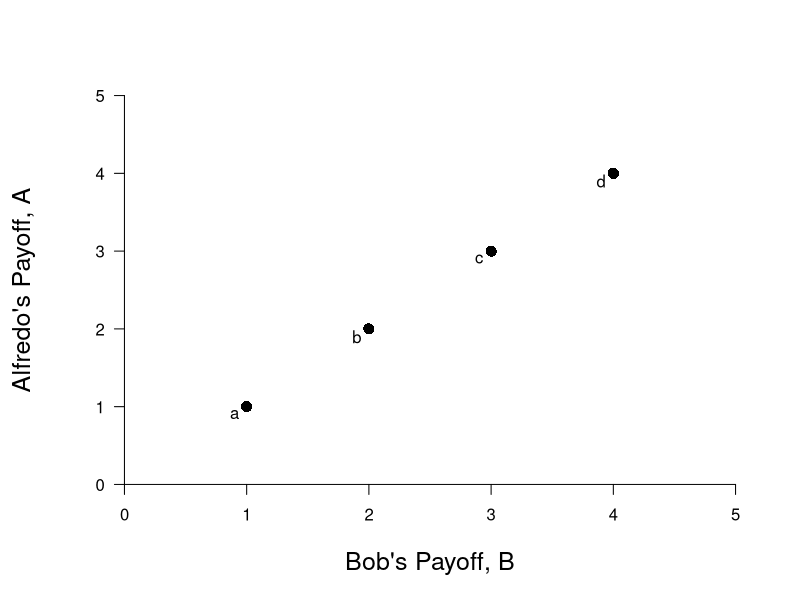

This chart was generated by the following R code:
require(ggplot2)
require(shape)
pdf(file = "society_fig4.pdf", width = 9, height = 7)

#Set parameters for graphics
axislabelsize <- 1.5
par(mar =  c(5, 5, 4, 2))
xlims <- c(0, 5)
ylims <- c(0, 5)

#Plot command 
plot(0, 0, xlim = xlims, ylim = ylims, type = "n",
     xlab = expression(paste("Bob's Payoff, ", B)),
     ylab = expression(paste("Alfredo's Payoff, ", A)),
     xaxt = "n", yaxt = "n", cex.lab = axislabelsize, bty = "n")


#Customize ticks and labels for the plot
ticksy <- seq(0, 5, 1)
ylabels <- seq(0, 5, 1)
ticksx <- seq(0, 5, 1)
xlabels <- seq(0, 5, 1)
axis(1, at = ticksx, pos = 0, labels = xlabels)
axis(2, at = ticksy, pos = 0, labels = ylabels, las = 1)


#Lines for the coordinates of the Nash equilbrium
#segments(1, 1, 4, 4, lty = 1, col = "#7fc97f", lwd = 4)

#Add points a, b, c and c
points(1, 1, pch = 16, col = "black", cex = 1.5)
text(0.9, 0.9, expression(paste("a")))
points(2, 2, pch = 16, col = "black", cex = 1.5)
text(1.9, 1.9, expression(paste("b")))
points(3, 3, pch = 16, col = "black", cex = 1.5)
text(2.9, 2.9, expression(paste("c")))
points(4, 4, pch = 16, col = "black", cex = 1.5)
text(3.9, 3.9, expression(paste("d")))

#Label utility possibilities frontier
#text(3.8, 1.9, expression(paste("Utility Possibilities")))
#text(3.8, 1.65, expression(paste("Frontier")))

dev.off()
